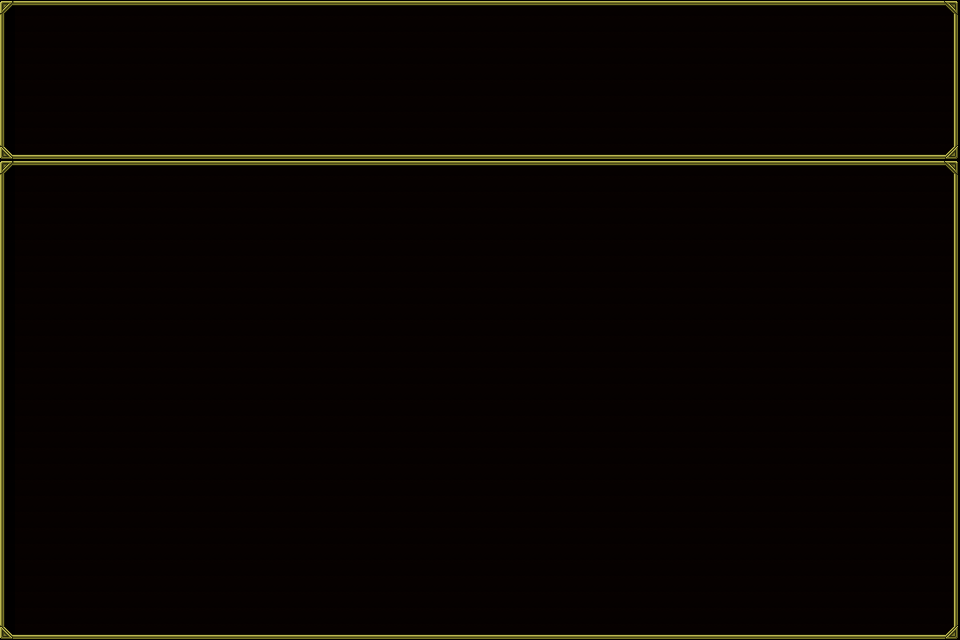

Below is a game level as drawn by its tile map, then a one-line description and the .tmx that defines it (tile-layer data replaced by summaries):
An orthogonal 60x40 tile map with 16x16 px tiles, 2 tile layers (behind, bront).

<map version="1.0" orientation="orthogonal" width="60" height="40" tilewidth="16" tileheight="16">
 <tileset firstgid="1" name="Window_a_00" tilewidth="16" tileheight="16">
  <tileoffset x="-1" y="0" />
  <image source="Window_a_00.png" width="128" height="128" />
 </tileset>
 <layer name="behind" width="60" height="40" opacity="0.5">
  <data>[2400 cells, 2400 non-empty, 1 distinct tile ids]</data>
 </layer>
 <layer name="bront" width="60" height="40">
  <data>[2400 cells, 312 non-empty, 8 distinct tile ids]</data>
 </layer>
</map>
